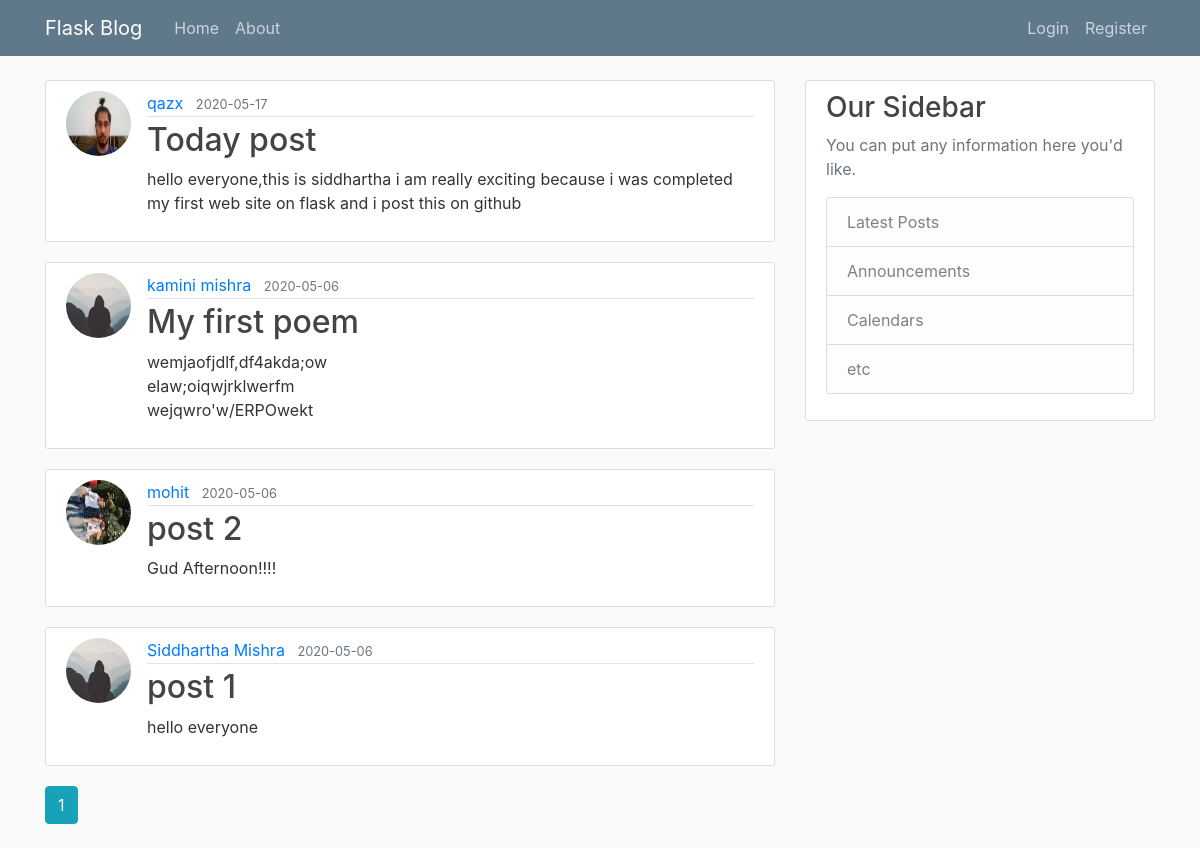
The page /home on the database its author committed.
### flaskblog/models.py (models this page shows, shortened)
class Post(db.Model):
    id = db.Column(db.Integer, primary_key=True)
    title = db.Column(db.String(100), nullable=False)
    date_posted = db.Column(db.DateTime, nullable=False, default=datetime.utcnow)
    content = db.Column(db.Text, nullable=False)
    user_id = db.Column(db.Integer, db.ForeignKey('user.id'), nullable=False)

class User(db.Model, UserMixin):
    id = db.Column(db.Integer, primary_key=True)
    username = db.Column(db.String(20), unique=True, nullable=False)
    email = db.Column(db.String(120), unique=True, nullable=False)
    image_file = db.Column(db.String(20), nullable=False, default='default.jpg')
    password = db.Column(db.String(60), nullable=False)
    posts = db.relationship('Post', backref='author', lazy=True)

### flaskblog/routes.py (the view)
@app.route("/")
@app.route("/home")
def home():
    page = request.args.get('page', 1, type=int)
    posts = Post.query.order_by(Post.date_posted.desc()).paginate(page=page, per_page=5)
    return render_template('home.html', posts=posts)

### flaskblog/templates/home.html
{% extends "layout.html" %}
{% block content %}
    {% for post in posts.items %}
        <article class="media content-section">
          <img class="rounded-circle article-img" src="{{ url_for('static', filename='profile_pics/' + post.author.image_file) }}">
          <div class="media-body">
            <div class="article-metadata">
              <a class="mr-2" href="{{ url_for('user_posts', username=post.author.username) }}">{{ post.author.username }}</a>
              <small class="text-muted">{{ post.date_posted.strftime('%Y-%m-%d') }}</small>
            </div>
            <h2><a class="article-title" href="{{ url_for('post', post_id=post.id) }}">{{ post.title }}</a></h2>
            <p class="article-content">{{ post.content }}</p>
          </div>
        </article>
    {% endfor %}
    {% for page_num in posts.iter_pages(left_edge=1, right_edge=1, left_current=1, right_current=2) %}
      {% if page_num %}
        {% if posts.page == page_num %}
          <a class="btn btn-info mb-4" href="{{ url_for('home', page=page_num) }}">{{ page_num }}</a>
        {% else %}
          <a class="btn btn-outline-info mb-4" href="{{ url_for('home', page=page_num) }}">{{ page_num }}</a>
        {% endif %}
      {% else %}
        ...
      {% endif %}
    {% endfor %}
{% endblock content %}

### flaskblog/templates/layout.html (shortened to what this page needs)
<!DOCTYPE html>
<html>
<head>
    <link rel="stylesheet" href="https://maxcdn.bootstrapcdn.com/bootstrap/4.0.0/css/bootstrap.min.css">
    <link rel="stylesheet" type="text/css" href="{{ url_for('static', filename='main.css') }}">
</head>
<body>
    <header class="site-header">
      <nav class="navbar navbar-expand-md navbar-dark bg-steel fixed-top">
        <div class="container">
          <a class="navbar-brand mr-4" href="/">Flask Blog</a>
          <div class="collapse navbar-collapse" id="navbarToggle">
            <div class="navbar-nav mr-auto">
              <a class="nav-item nav-link" href="{{ url_for('home') }}">Home</a>
              <a class="nav-item nav-link" href="{{ url_for('about') }}">About</a>
            </div>
            <div class="navbar-nav">
              {% if current_user.is_authenticated %}
                <a class="nav-item nav-link" href="{{ url_for('new_post') }}">New Post</a>
                <a class="nav-item nav-link" href="{{ url_for('account') }}">Account</a>
                <a class="nav-item nav-link" href="{{ url_for('logout') }}">Logout</a>
              {% else %}
                <a class="nav-item nav-link" href="{{ url_for('login') }}">Login</a>
                <a class="nav-item nav-link" href="{{ url_for('register') }}">Register</a>
              {% endif %}
            </div>
          </div>
        </div>
      </nav>
    </header>
    <main role="main" class="container">
      <div class="row">
        <div class="col-md-8">
          {% block content %}{% endblock %}
        </div>
        <div class="col-md-4">
          <div class="content-section">
            <h3>Our Sidebar</h3>
            <p class='text-muted'>You can put any information here you'd like.
              <ul class="list-group">
                <li class="list-group-item list-group-item-light">Latest Posts</li>
                <li class="list-group-item list-group-item-light">Announcements</li>
                <li class="list-group-item list-group-item-light">Calendars</li>
                <li class="list-group-item list-group-item-light">etc</li>
              </ul>
            </p>
          </div>
        </div>
      </div>
    </main>
</body>
</html>

### flaskblog/static/main.css (style rules this page uses)
body { background: #fafafa; color: #333333; margin-top: 5rem; }
h1, h2, h3, h4, h5, h6 { color: #444444; }
.bg-steel { background-color: #5f788a; }
.site-header .navbar-nav .nav-link { color: #cbd5db; }
.content-section { background: #ffffff; padding: 10px 20px; border: 1px solid #dddddd; border-radius: 3px; margin-bottom: 20px; }
.article-title { color: #444444; }
.article-content { white-space: pre-line; }
.article-img { height: 65px; width: 65px; margin-right: 16px; }
.article-metadata { padding-bottom: 1px; margin-bottom: 4px; border-bottom: 1px solid #e3e3e3 }

### rows shown on the page
Post: image_file (picture), author.username "qazx", date_posted "2020-05-17", title "Today post", content "hello everyone,this is siddhartha i am really exciting because i was completed my first web site on flask and i post this on github"
Post: image_file (placeholder picture), author.username "kamini mishra", date_posted "2020-05-06", title "My first poem", content "wemjaofjdlf,df4akda;ow elaw;oiqwjrklwerfm wejqwro'w/ERPOwekt"
Post: image_file (picture), author.username "mohit", date_posted "2020-05-06", title "post 2", content "Gud Afternoon!!!!"
Post: image_file (picture), author.username "Siddhartha Mishra", date_posted "2020-05-06", title "post 1", content "hello everyone"

### other values the page prints
{{ page_num }} "1"
